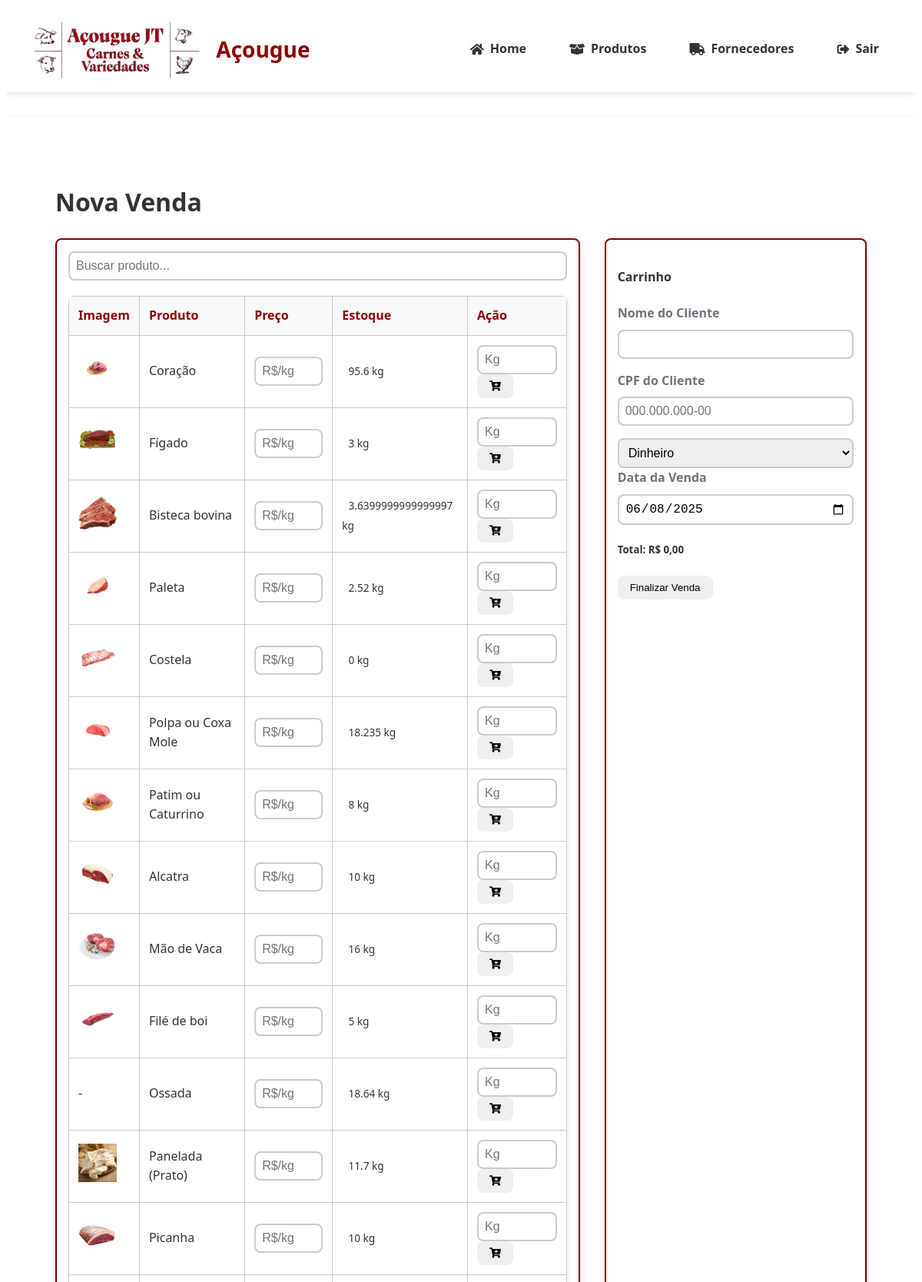
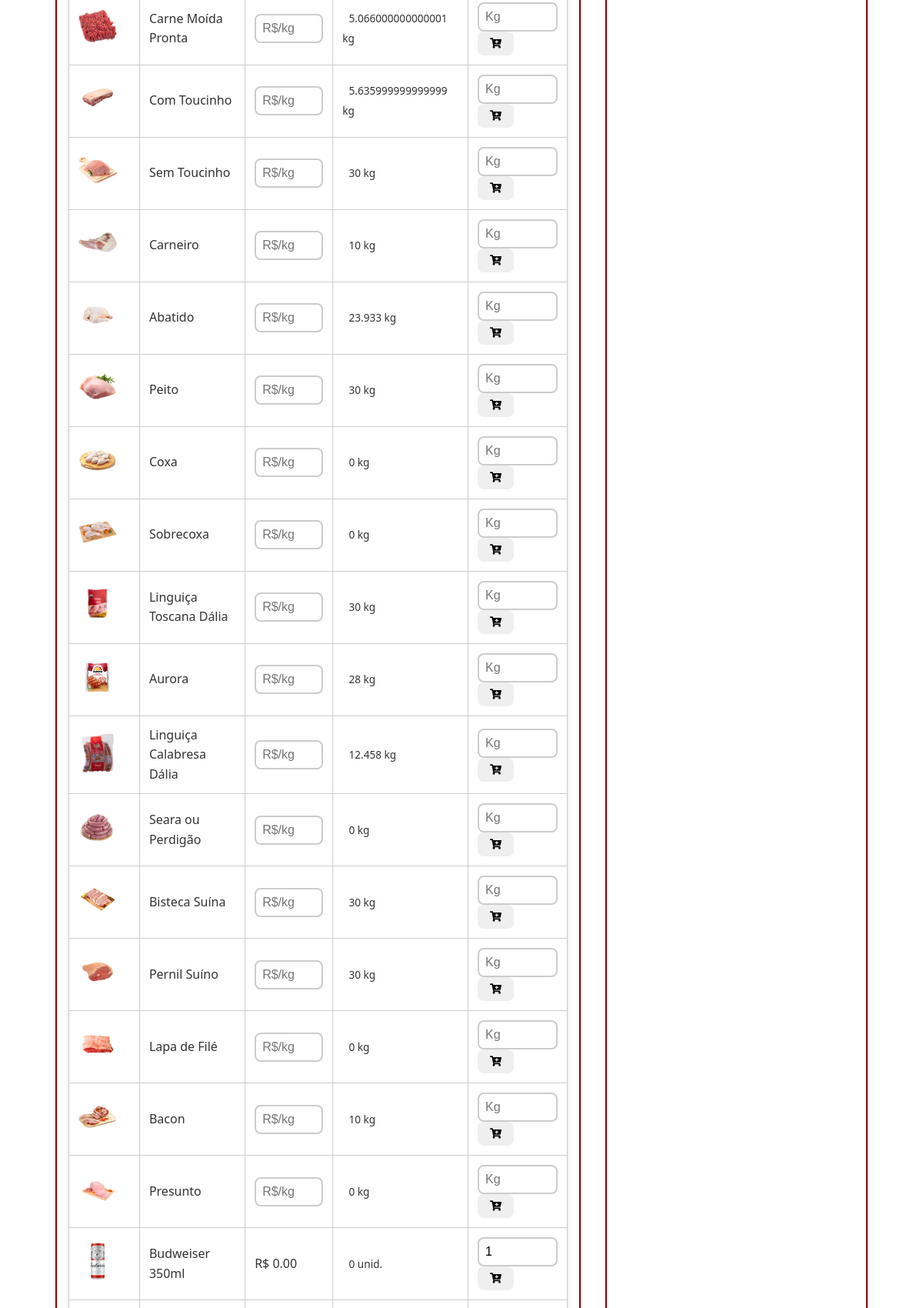
The page /vendas/nova (signed in, upper part) on the database its author committed (2 pictures, top to bottom).
### tables this page shows
CREATE TABLE produtos (
                id INTEGER PRIMARY KEY AUTOINCREMENT,
                nome TEXT NOT NULL,
                descricao TEXT,
                categoria TEXT NOT NULL,
                preco DECIMAL(10,2) NOT NULL,
                quantidade INTEGER NOT NULL,
                estoque_minimo INTEGER DEFAULT 0,
                codigo_barras TEXT UNIQUE,
                foto TEXT,
                fornecedor_id INTEGER REFERENCES fornecedores(id) ON DELETE SET NULL,
                data_validade DATE,
                created_at TIMESTAMP DEFAULT CURRENT_TIMESTAMP,
                updated_at TIMESTAMP DEFAULT CURRENT_TIMESTAMP,
                tipo_venda TEXT NOT NULL DEFAULT 'unidade'
            );

### app.py (the view, shortened to what this page needs)
@app.route('/vendas/nova', methods=['GET', 'POST'])
@login_required
def nova_venda():
    produtos = listar_produtos_simples()
    current_date = datetime.now().strftime('%Y-%m-%d')
    return render_template('vendas/nova.html', produtos=produtos, current_date=current_date)

### banco_dados.py (called while the page is built)
@contextmanager
def get_db_connection():
    db_path = os.environ.get('DB_PATH', 'acougue.db')
    conn = sqlite3.connect(f'file:{db_path}', uri=True)
    conn.row_factory = sqlite3.Row
    conn.execute("PRAGMA foreign_keys = ON")
    try:
        yield conn
    finally:
        conn.close()

def listar_produtos_simples():
    with get_db_connection() as conn:
        cursor = conn.execute("""
            SELECT id, nome, preco, quantidade, tipo_venda, foto
            FROM produtos
        """)
        return [dict(row) for row in cursor.fetchall()]

### templates/vendas/nova.html (shortened to what this page needs)
{% extends 'base.html' %}
{% block content %}
<div class="container-venda">
    <header class="mb-4">
        <h1 class="h2 text-primary">Nova Venda</h1>
    </header>
    <div class="grid-venda">
        <section class="card">
            <input type="text" id="filtro-produto" class="form-control mb-3" placeholder="Buscar produto...">
            <table class="table">
                <thead>
                    <tr>
                        <th>Imagem</th>
                        <th>Produto</th>
                        <th>Preço</th>
                        <th>Estoque</th>
                        <th class="text-center">Ação</th>
                    </tr>
                </thead>
                <tbody>
                    {% for p in produtos %}
                    <tr class="produto-item align-middle" data-id="{{ p.id }}" data-estoque="{{ p.quantidade }}" data-tipo="{{ p.tipo_venda }}">
                        <td>
                            {% if p.foto %}
                                <img src="{{ url_for('static', filename=p.foto) }}"
                                     alt="{{ p.nome }}"
                                     class="img-thumbnail"
                                     style="max-width: 50px; height: auto;">
                            {% else %}
                                <div class="no-image">-</div>
                            {% endif %}
                        </td>
                        <td>{{ p.nome }}</td>
                        <td>
                            {% if p.tipo_venda == 'quilo' %}
                                <input type="number" step="0.01" class="form-control form-control-sm preco-quilo" placeholder="R$/kg">
                            {% else %}
                                R$ {{ "%.2f"|format(p.preco) }}
                            {% endif %}
                        </td>
                        <td>
                            <span class="badge badge-estoque">
                                {{ p.quantidade }} {% if p.tipo_venda == 'quilo' %}kg{% else %}unid.{% endif %}
                            </span>
                        </td>
                        <td class="text-center">
                            {% if p.tipo_venda == 'quilo' %}
                                <input type="number" step="0.01" class="form-control form-control-sm peso-quilo" placeholder="Kg">
                            {% else %}
                                <input type="number" min="1" max="{{ p.quantidade }}" class="form-control form-control-sm quantidade-input" value="1">
                            {% endif %}
                            <button class="btn btn-sm btn-primary btn-adicionar ml-2">
                                <i class="fas fa-cart-plus"></i>
                            </button>
                        </td>
                    </tr>
                    {% else %}
                    <tr>
                        <td colspan="5" class="text-center">Nenhum produto encontrado</td>
                    </tr>
                    {% endfor %}
                </tbody>
            </table>
        </section>
        <aside class="carrinho card">
            <h4 class="mb-3">Carrinho</h4>
            <form id="form-venda">
                <div class="form-group">
                    <label for="nome_cliente">Nome do Cliente</label>
                    <input type="text" id="nome_cliente" name="nome_cliente" class="form-control" required>
                </div>
                <div class="form-group">
                    <label for="cpf">CPF do Cliente</label>
                    <input type="text" id="cpf" name="cpf" class="form-control" placeholder="000.000.000-00">
                </div>
                <div class="form-group">
                    <select id="metodo_pagamento" name="metodo_pagamento" class="form-control">
                        <option>Dinheiro</option>
                    </select>
                    <div class="form-group">
                        <label for="data_venda">Data da Venda</label>
                        <input type="date"
                            id="data_venda"
                            name="data_venda"
                            class="form-control"
                            value="{{ current_date }}"
                            required>
                    </div>
                </div>
                <div class="mb-3">
                    <h5 class="text-primary">Total: <span id="total-venda">R$ 0,00</span></h5>
                </div>
                <button type="submit" class="btn btn-primary btn-block">Finalizar Venda</button>
            </form>
        </aside>
    </div>
</div>
{% endblock %}

### static/styles.css (style rules this page uses)
:root { --primary-color: #8B0000; --secondary-color: #6e0000; --background-light: #f8f9fa; --text-dark: #333; --text-light: #fff; --border-radius: 0.5rem; --box-shadow: 0 2px 8px rgba(0,0,0,0.1); }
body { font-family: 'Segoe UI', Tahoma, Geneva, Verdana, sans-serif; color: var(--text-dark); line-height: 1.6; }
.grid-venda { display: grid; grid-template-columns: 2fr 1fr; gap: 2rem; margin-bottom: 2rem; }
.card { background: #fff; border: 2px solid var(--primary-color); border-radius: var(--border-radius); padding: 1rem; box-shadow: var(--box-shadow); }
.container-venda { padding: 2rem; max-width: 1600px; margin: 0 auto; }
.btn-adicionar { transition: transform 0.2s ease; }
*, *::before, *::after { box-sizing: border-box; }
html, body { overflow-x: hidden; }
table { width: 100%; border-collapse: collapse; margin: 1rem 0; }
th, td { padding: 12px; text-align: left; border-bottom: 1px solid #ddd; }
th { background-color: #8B0000; color: white; }
.card { background: #fff; padding: 15px; border-radius: 8px; box-shadow: 0 2px 4px rgba(0,0,0,0.1); }
table { width: 100%; border-collapse: collapse; margin: 20px 0; background: white; }

### rows shown on the page
produtos: foto (picture), nome "Coração", quantidade "95.6", tipo_venda "kg"
produtos: foto (picture), nome "Fígado", quantidade "3", tipo_venda "kg"
produtos: foto (picture), nome "Bisteca bovina", quantidade "3.6399999999999997", tipo_venda "kg"
produtos: foto (picture), nome "Paleta", quantidade "2.52", tipo_venda "kg"
produtos: foto (picture), nome "Costela", quantidade "0", tipo_venda "kg"
produtos: foto (picture), nome "Polpa ou Coxa Mole", quantidade "18.235", tipo_venda "kg"
produtos: foto (picture), nome "Patim ou Caturrino", quantidade "8", tipo_venda "kg"
produtos: foto (picture), nome "Alcatra", quantidade "10", tipo_venda "kg"
produtos: foto (picture), nome "Mão de Vaca", quantidade "16", tipo_venda "kg"
produtos: foto (picture), nome "Filé de boi", quantidade "5", tipo_venda "kg"
produtos: nome "Ossada", quantidade "18.64", tipo_venda "kg"
produtos: foto (picture), nome "Panelada (Prato)", quantidade "11.7", tipo_venda "kg"
produtos: foto (picture), nome "Picanha", quantidade "10", tipo_venda "kg"
produtos: foto (picture), nome "Carne Moída Pronta", quantidade "5.066000000000001", tipo_venda "kg"
produtos: foto (picture), nome "Com Toucinho", quantidade "5.635999999999999", tipo_venda "kg"
produtos: foto (picture), nome "Sem Toucinho", quantidade "30", tipo_venda "kg"
produtos: foto (picture), nome "Carneiro", quantidade "10", tipo_venda "kg"
produtos: foto (picture), nome "Abatido", quantidade "23.933", tipo_venda "kg"
produtos: foto (picture), nome "Peito", quantidade "30", tipo_venda "kg"
produtos: foto (picture), nome "Coxa", quantidade "0", tipo_venda "kg"
produtos: foto (picture), nome "Sobrecoxa", quantidade "0", tipo_venda "kg"
produtos: foto (picture), nome "Linguiça Toscana Dália", quantidade "30", tipo_venda "kg"
produtos: foto (picture), nome "Aurora", quantidade "28", tipo_venda "kg"
produtos: foto (picture), nome "Linguiça Calabresa Dália", quantidade "12.458", tipo_venda "kg"
produtos: foto (picture), nome "Seara ou Perdigão", quantidade "0", tipo_venda "kg"
produtos: foto (picture), nome "Bisteca Suína", quantidade "30", tipo_venda "kg"
produtos: foto (picture), nome "Pernil Suíno", quantidade "30", tipo_venda "kg"
produtos: foto (picture), nome "Lapa de Filé", quantidade "0", tipo_venda "kg"
produtos: foto (picture), nome "Bacon", quantidade "10", tipo_venda "kg"
produtos: foto (picture), nome "Presunto", quantidade "0", tipo_venda "kg"
produtos: foto (picture), nome "Budweiser 350ml", preco "0.00", quantidade "0", tipo_venda "unid."
